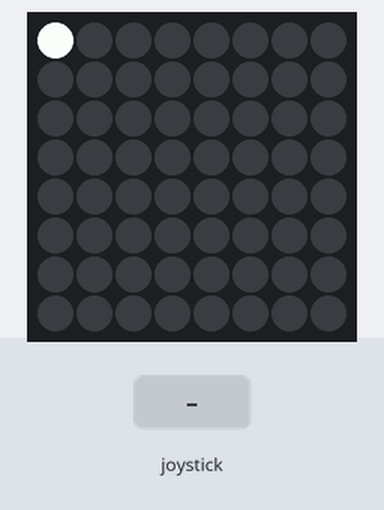
A program run on a simulated Raspberry Pi (BCM pin numbers) with a Sense HAT. On the bench: the Sense HAT's 8×8 RGB LED matrix. The test bench sets the inputs (shaded band). Random numbers come from a fixed seed.

Above: at 1.2 s.
1.3 s: joystick pushed down
At 2.5 s:
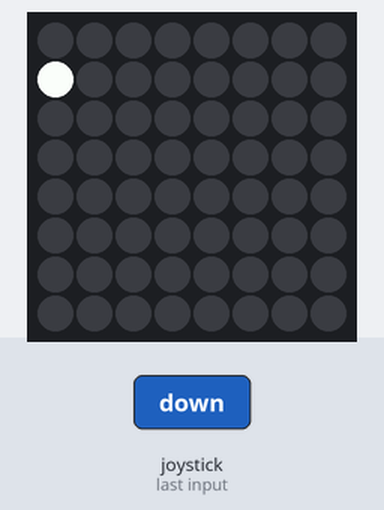
2.8 s: joystick pushed right
At 3.6 s:
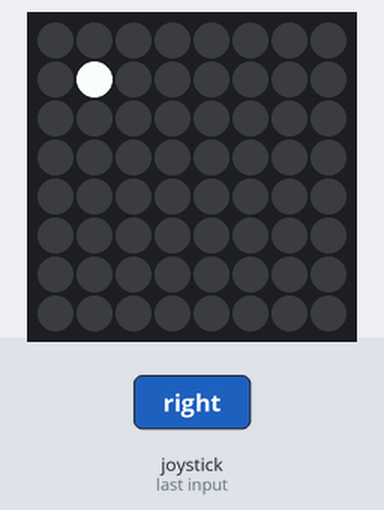
4.3 s: joystick pushed up
At 4.8 s:
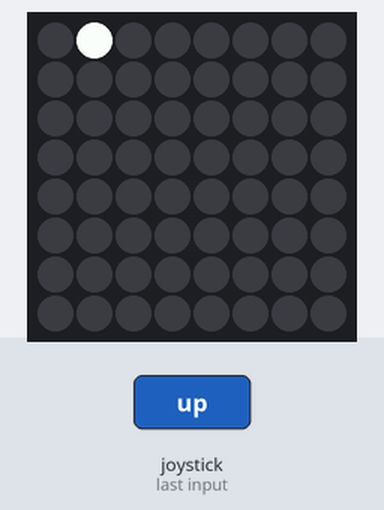
5.8 s: joystick clicked
7.8 s: joystick pushed right
At 8.6 s:
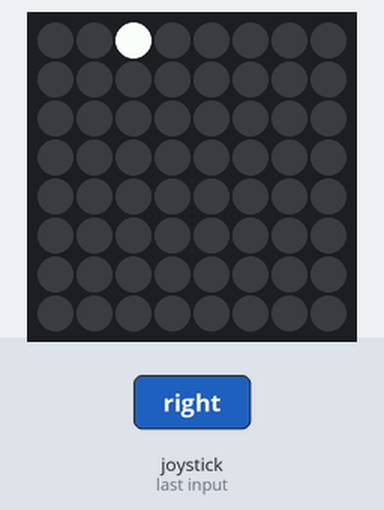
9.3 s: joystick pushed down
At 9.8 s:
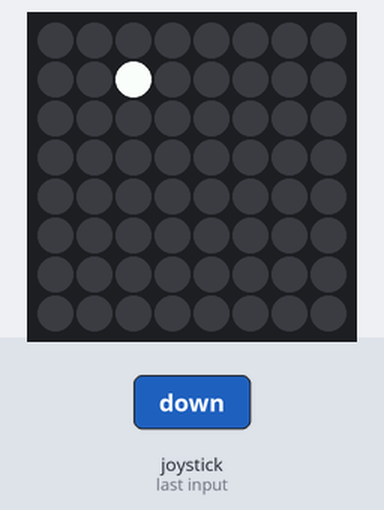
Timing chart, 0 to 11.8 s (numbered marks = the images above; inputs shaded):
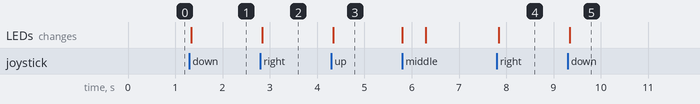

Measured:
- after the input at 1.3 s, the LEDs: change at once (image 1)
- after the input at 2.8 s, the LEDs: change at once (image 2)
- after the input at 4.3 s, the LEDs: change at once (image 3)
- after the input at 7.8 s, the LEDs: change at once (image 4)
- after the input at 9.3 s, the LEDs: change at once (image 5)

The program:

Memory.py
```python
from sense_hat import SenseHat
from time import sleep
from random import randint
from random import shuffle
sense = SenseHat()
red = (255, 0, 0)
orange = (255, 128, 0)
yellow = (255, 255, 0)
green = (0, 255, 0)
blue = (0, 0, 255)
purple = (153, 0, 153)
pink = (255, 102, 178)
dark_green = (76, 153, 0)
white = (255, 255, 255)
color_list = [red, orange, yellow, green, blue, purple, pink, dark_green]
shuffle(color_list)
sense.clear()
color = white
inlist = 0
current_pixel = [0, 0]
while True:
  for event in sense.stick.get_events():
    if event.direction == "right" and event.action == "pressed":
      sense.set_pixel(current_pixel[0], current_pixel[1], 0, 0, 0)
      if current_pixel[0]<7:
        current_pixel[0]+=1
        inlist+=1
    if event.direction == "left" and event.action == "pressed":
      sense.set_pixel(current_pixel[0], current_pixel[1], 0, 0, 0)
      if current_pixel[0]>0:
        current_pixel[0]-=1
        inlist-=1
    if event.direction == "down" and event.action == "pressed":
      sense.set_pixel(current_pixel[0], current_pixel[1], 0, 0, 0)
      if current_pixel[1]<7:
        current_pixel[1]+=1
        inlist+=8
    if event.direction == "up" and event.action == "pressed":
      sense.set_pixel(current_pixel[0], current_pixel[1], 0, 0, 0)
      if current_pixel[1]>0:
        current_pixel[1]-=1
        inlist-=8
    if event.direction == "middle" and event.action == "pressed":
      sense.set_pixel(current_pixel[0], current_pixel[1], color_list[inlist])
      sleep(.5)
  sense.set_pixel(current_pixel[0], current_pixel[1], color)
```
